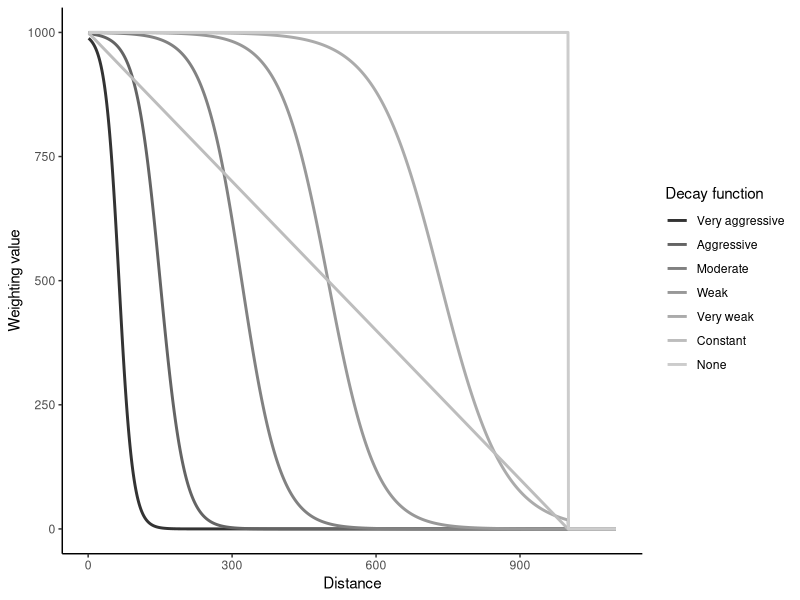

This chart was generated by the following R code:
library(tidyverse)
# decay funcs
Distance <- seq(1,1000)
Vaggressive <- c((1.0 / (1.0 + 2.718282 ^ ((3.5 * Distance / 50) - 4.5))) * 1000, rep(0, 100))
Aggressive <- c((1.0 / (1.0 + 2.718282 ^ ((2.0 * Distance / 50) - 6.0))) * 1000, rep(0, 100))
Moderate <- c((1.0 / (1.0 + 2.718282 ^ ((1.25 * Distance / 50) - 8.0))) * 1000, rep(0, 100))
Weak <- c((1.0 / (1.0 + 2.718282 ^ ((1.0 * Distance / 50) - 10.0))) * 1000, rep(0, 100))
Vweak <- c((1.0 / (1.0 + 2.718282 ^ ((0.75 * Distance / 50) - 11.0))) * 1000, rep(0, 100))
Constant <- c((abs(Distance-1000)), rep(0, 100))
None <- c(rep(1000, 1000), rep(0, 100))
# update dist to match length of other cols
Distance <- seq(1, 1100)
df <- data.frame(Distance, Vaggressive, Aggressive, Moderate, Weak, Vweak, Constant, None) %>%
  pivot_longer(-Distance, names_to = "Decay function", values_to = "value") %>%
  mutate(`Decay function` = fct_relevel(`Decay function`, "Vaggressive", "Aggressive", "Moderate", "Weak", "Vweak", "Constant", "None")) %>%
  mutate(`Decay function` = fct_recode(`Decay function`, `Very aggressive` = "Vaggressive", `Very weak` = "Vweak"))

ggplot(df, aes(Distance, value, color = `Decay function`)) +
  geom_line(size = 1) +
  theme_classic() +
  scale_color_grey() +
  labs(y = "Weighting value")
